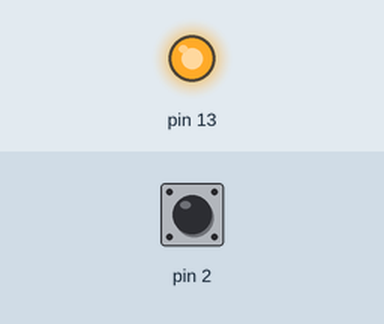
Bench run of a sketch on a simulated Arduino Uno, built with avr-gcc and run on an emulated ATmega328P. Parts: output pins drawn as LEDs (lit = HIGH). Inputs (shaded band) come from the test bench; at power-on: pin 2 HIGH. What the sketch prints to the serial monitor is not drawn.

Above: at 1.2 s.
1.3 s: pin 2 pulled LOW for 1 s
5.3 s: pin 2 pulled LOW for 3.2 s
At 6.0 s:
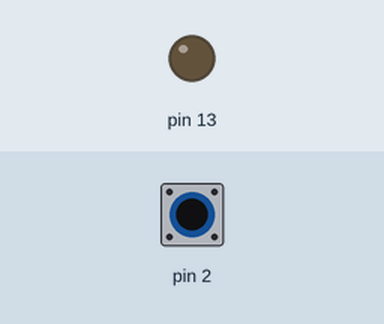
10.0 s: pin 2 pulled LOW for 0.15 s
At 10.8 s:
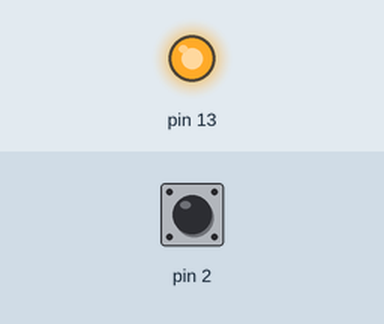
Timing chart, 0 to 13.0 s (numbered marks = the images above; inputs shaded):
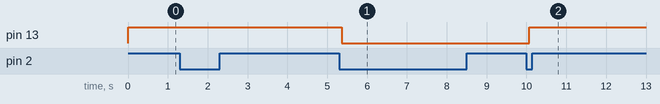

The sketch:

un-diodo-con-pulsador-2.ino
```cpp
int estado = 0;        // Variable para almacenar el estado del LED

void setup() {
  pinMode(13, OUTPUT);
  digitalWrite(13, HIGH);
   Serial.begin(9600);


  pinMode(2, INPUT_PULLUP);
}
void loop() {
  int lecturaBoton = digitalRead(2);
  Serial.println("Hola mundo");

  if (lecturaBoton == LOW) {
    delay(50);                          // Pequeña espera para eliminar los rebotes del pulsador
    lecturaBoton = digitalRead(2);  // Vuelve a leer el estado del pulsador

    if (lecturaBoton == LOW) {  // Si el pulsador aún está presionado después de la espera
      estado = !estado;         // Cambia el estado del LED

      if (estado == HIGH) {
        digitalWrite(13, HIGH);  // Enciende el LED
      } else {
        digitalWrite(13, LOW);  // Apaga el LED
      }

      while (digitalRead(2) == LOW) {}  // Espera a que se suelte el pulsador
    }
  }
}
```

Measured:
- after the input at 1.3 s, every drawn part: stays the same
- after the input at 5.3 s, pin 13: HIGH → LOW after 0.07 s
- after the input at 10.0 s, pin 13: LOW → HIGH after 0.07 s
